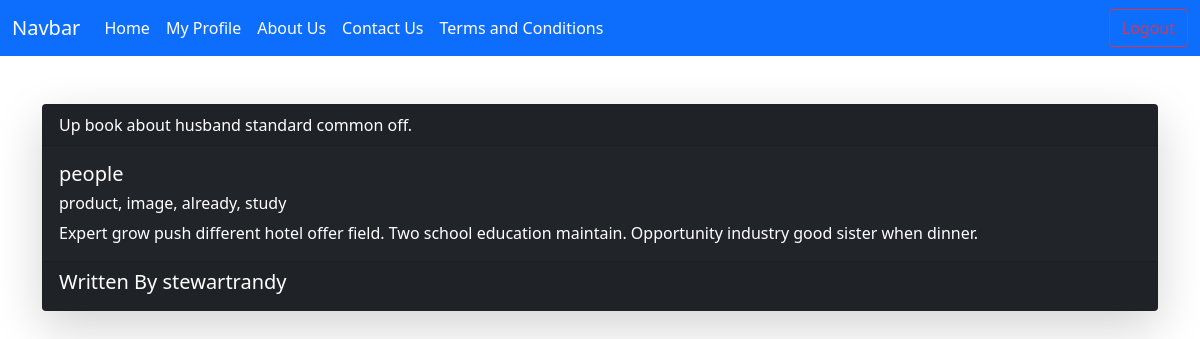
Screenshot of /readFull/3 (signed in) with the database file from the repository.
### snippetApp/models.py (models this page shows, shortened)
class Code(models.Model):
    title=models.CharField(max_length=250)
    code_content=models.TextField()
    language=models.CharField(max_length=50)
    tags=models.CharField(max_length=250,blank=True,null=True)
    user=models.ForeignKey(User,on_delete=models.CASCADE)

### snippetApp/views.py (the view)
# urls.py: path('readFull/<id>',views.readFull,name="readFull"),
@login_required(login_url="/login/")
def readFull(request,id):
    obj=Code.objects.get(id=id)
    context={'CodeContent':obj}
    return render(request,"readFull.html",context)

### snippetApp/templates/readFull.html (shortened to what this page needs)
{% extends "base.html" %}
{%block content%}
<div class="mt-5 ">
    {% if CodeContent %}
        <div class=" cards ">
            <div class="card text-white bg-dark mb-3 p-6 shadow-lg">
                <div class="card-header">
                    {{CodeContent.title}}
                </div>
                <div class="card-body">
                    <h5 class="card-title">{{CodeContent.language}}</h5>
                    <h6>{{CodeContent.tags}}</h6>
                    <p class="card-text">{{CodeContent.code_content}}</p>
                </div>
                <div class="card-footer">
                    <h5>Written By {{CodeContent.user.username}}</h5>
                </div>
            </div>
        </div>
    {% else %}
        <h4>NO CODE AVAILABLE</h4>
    {% endif %}
</div>
{% endblock %}

### rows the page displays
Code: title "Up book about husband standard common off.", language "people", tags "product, image, already, study", code_content "Expert grow push different hotel offer field. Two school education maintain. Opportunity industry good sister when dinner.", user.username "stewartrandy"
